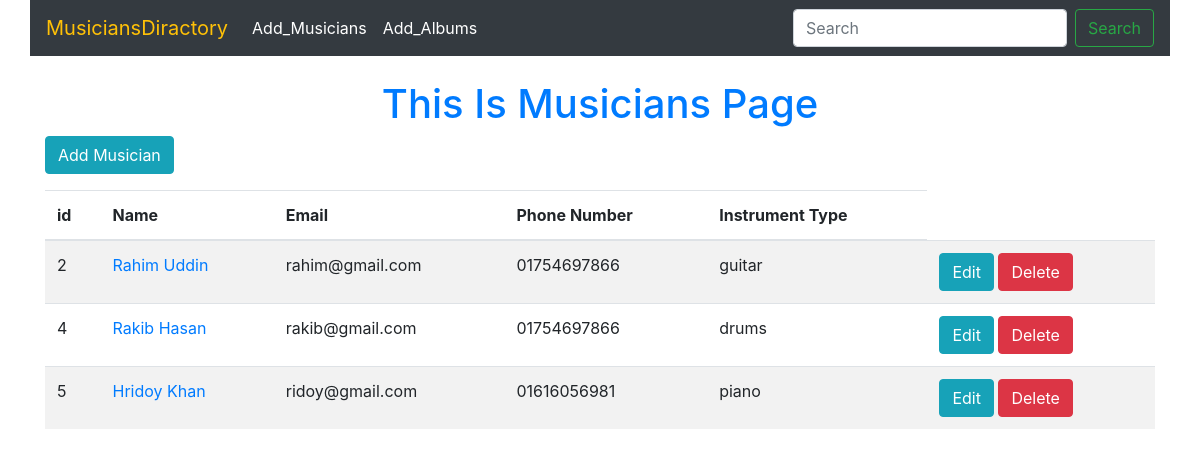
The page /Musician/ on the database its author committed.
### Musician/models.py (models this page shows, shortened)
class Musician(models.Model):
    INSTRUMENT_CHOICES = [
        ('guitar', 'Guitar'),
        ('piano', 'Piano'),
        ('drums', 'Drums'),
        ('violin', 'Violin'),
        ('saxophone', 'Saxophone'),
    ]
    first_name = models.CharField(max_length=100)
    last_name = models.CharField(max_length=100)
    email = models.EmailField()
    phone_number = models.CharField(max_length=11)
    instrument_type = models.CharField(max_length=50, choices=INSTRUMENT_CHOICES)

### Musician/views.py (the view)
# urls.py: path('', views.musician_list, name='musician_list'),
def musician_list(request):
    musicians = Musician.objects.all()
    return render(request, 'musician_list.html', {'Musician': musicians})

### Musician/templates/musician_list.html
{% extends 'base.html' %}
{% block content %}
<h1 class="mt-4 text-center text-primary">This Is Musicians Page</h1>
<a href="{% url 'musician_create' %}" class="btn btn-info mb-3">Add Musician</a>
<table class="table table-striped">
    <thead>
        <tr>
            <th>id</th>
            <th>Name</th>
            <th>Email</th>
            <th>Phone Number</th>
            <th>Instrument Type</th>
        </tr>
    </thead>
    <tbody>
        {% for musician in Musician %}
        <tr>
            <td>{{ musician.id }}</td>
            <td><a href="{% url 'musician_edit' musician.pk %}">{{ musician.first_name }} {{ musician.last_name }}</a></td>
            <td>{{ musician.email }}</td>
            <td>{{ musician.phone_number }}</td>
            <td>{{ musician.instrument_type }}</td>
            <td>
                <a href="{% url 'musician_edit' musician.id %}" class="btn btn-info">Edit</a>
                <a href="{% url 'musician_delete' musician.id %}" class="btn btn-danger">Delete</a>
            </td>
        </tr>
        {% endfor %}
    </tbody>
</table>
{% endblock %}

### rows shown on the page
Musician: id "2", first_name "Rahim", last_name "Uddin", email "rahim@gmail.com", phone_number "01754697866", instrument_type "guitar"
Musician: id "4", first_name "Rakib", last_name "Hasan", email "rakib@gmail.com", phone_number "01754697866", instrument_type "drums"
Musician: id "5", first_name "Hridoy", last_name "Khan", email "ridoy@gmail.com", phone_number "01616056981", instrument_type "piano"
